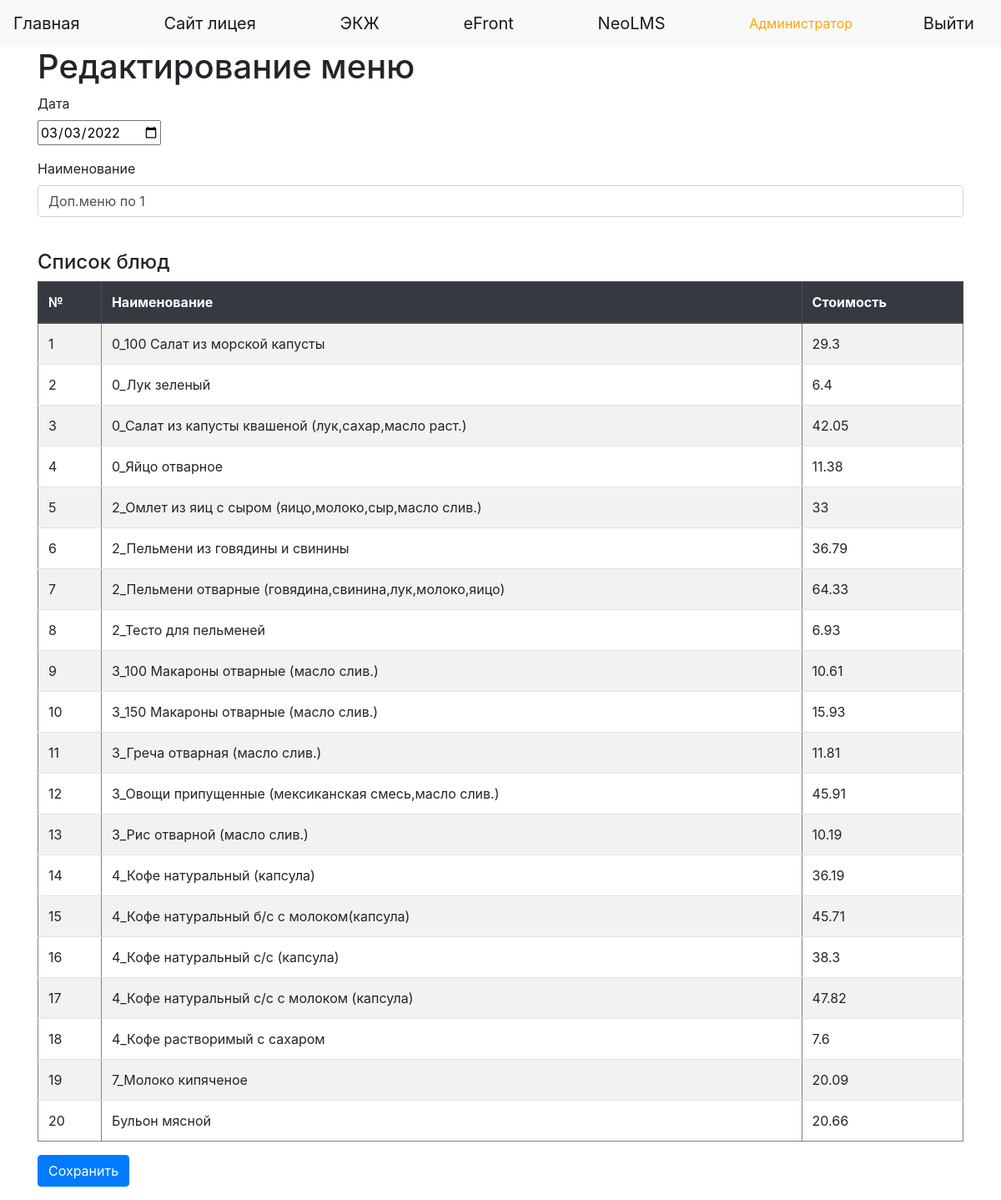
The app's page /menu/879 (signed in) with its own data.
### data/users.py (models this page shows, shortened)
class User(SqlAlchemyBase, UserMixin):
    __tablename__ = 'users'
    id = sqlalchemy.Column(sqlalchemy.Integer, primary_key=True, autoincrement=True)
    name = sqlalchemy.Column(sqlalchemy.String, nullable=True)
    kode_1c = sqlalchemy.Column(sqlalchemy.String, nullable=True)
    id_1c = sqlalchemy.Column(sqlalchemy.String, nullable=True)
    card_number = sqlalchemy.Column(sqlalchemy.Integer, nullable=True)
    login = sqlalchemy.Column(sqlalchemy.String, index=True, unique=True, nullable=True)
    hashed_password = sqlalchemy.Column(sqlalchemy.String, nullable=True)
    created_date = sqlalchemy.Column(sqlalchemy.DateTime, default=datetime.datetime.now)
    level = sqlalchemy.Column(sqlalchemy.Integer, nullable=True)
    group_id = sqlalchemy.Column(sqlalchemy.Integer, sqlalchemy.ForeignKey("groups.id"))
    will_eat = sqlalchemy.Column(sqlalchemy.Boolean, default=False)
    group = orm.relation('Group')
    orders = orm.relation("Order", back_populates='user')

### data/menus.py (models this page shows)
class Menu(SqlAlchemyBase):
    __tablename__ = 'menus'
    id = sqlalchemy.Column(sqlalchemy.Integer, primary_key=True, autoincrement=True)
    name = sqlalchemy.Column(sqlalchemy.Integer, nullable=True)
    date = sqlalchemy.Column(sqlalchemy.Date, nullable=True)
    dishes = sqlalchemy.Column(sqlalchemy.String, nullable=False, default='[]')

### data/dishes.py (models this page shows)
class Dish(SqlAlchemyBase):
    __tablename__ = 'dishes'
    id = sqlalchemy.Column(sqlalchemy.Integer, primary_key=True, autoincrement=True)
    code = sqlalchemy.Column(sqlalchemy.String, nullable=True)
    name = sqlalchemy.Column(sqlalchemy.String, nullable=True)
    cost = sqlalchemy.Column(sqlalchemy.String, nullable=True)
    id_1c = sqlalchemy.Column(sqlalchemy.String, nullable=True)

### main_auth.py (the view, shortened to what this page needs)
@app.route('/menu/<int:id>', methods=['GET', 'POST'])
@login_required
def edit_menu(id):
    if not current_user.is_authenticated:
        return redirect('/login')
    form = MenuForm()
    session = db_session.create_session()
    if request.method == "GET":
        menu = session.query(Menu).filter(Menu.id == id).first()
        if menu:
            form.date.data = menu.date
            form.name.data = menu.name
            dishes_cods = json.loads(menu.dishes)
            dishes = []
            for kod in dishes_cods:
                dish = session.query(Dish).filter(Dish.id == int(kod)).first()
                if dish:
                    dishes.append(dish)
            dishes.sort(key=lambda x: x.name)
        else:
            abort(404)
    return render_template('menu.html', title='Редактирование меню', form=form, dishes=dishes, menu=menu)

### data/menus.py
class MenuForm(FlaskForm):
    name = StringField('Наименование', validators=[DataRequired()])
    date = DateField('Дата', validators=[DataRequired()])
    submit_edit = SubmitField('Сохранить')

### data/db_session.py (called while the page is built)
def create_session() -> Session:
    global __factory
    return __factory()

### main_auth.py (called while the page is built)
@login_manager.user_loader
def load_user(user_id):
    session = db_session.create_session()
    return session.query(User).get(user_id)

### templates/menu.html (shortened to what this page needs)
{% extends "base.html" %}
{% block content %}
<form action="" method="post" novalidate>
{% if current_user.is_authenticated %}
      {% if current_user.level > 1 %}
    <h1>Редактирование меню</h1>
        <p>
        {{ form.date.label }}<br>
        {{ form.date(class="datetime") }}<br>
    </p>
    <p>
        {{ form.name.label }}<br>
        {{ form.name(class="form-control") }}<br>
    </p>
    {% endif %}
<h4>Список блюд</h4>
<table class="table table-striped" border=1>
        <thead class="thead-dark">
        <tr>
             <th>№</th>
             <th>Наименование</th>
             <th>Стоимость</th>
        </tr>
        </thead>
{% for dish in dishes%}
 <tr>
     <td> {{loop.index}}</td>
     <td>{{dish.name}}</td>
     <td>{{dish.cost}} </td>
  </tr>
{% endfor %}
</table>
    {% if current_user.level > 1 %}
<p>{{ form.submit_edit(type="submit", class="btn btn-primary") }}</p>
{% endif %}
{% endif %}
</form>
{% endblock %}

### templates/base.html (shortened to what this page needs)
<!DOCTYPE html>
<html lang="en"><head><meta http-equiv="Content-Type" content="text/html; charset=UTF-8">
    <link rel="stylesheet" href="https://stackpath.bootstrapcdn.com/bootstrap/4.4.1/css/bootstrap.min.css">
</head>
  <body>
    <header>
      <nav class="navbar navbar-light bg-light">
         <a class="navbar-brand" href="/index">Главная</a>
        <a class="navbar-brand" href="..." target="_blank">Сайт лицея</a>
        <a class="navbar-brand" href="..." target="_blank">ЭКЖ</a>
        <a class="navbar-brand" href="..." target="_blank">eFront</a>
         <a class="navbar-brand" href="..." target="_blank">NeoLMS</a>
          {% if current_user.is_authenticated %}
            <font color="orange"> {{ current_user.name }}</font>
            <a class="navbar-brand" href="/logout">Выйти</a>
        {% else %}
            <p>
             <a class="btn btn-success" href="/login">Войти</a>
            </p>
        {% endif %}
      </nav>
    </header>
    <main role="main" class="container">
        {% block content %}{% endblock %}
    </main>
</body></html>

### records on screen
User: name "Администратор"
Menu: date "03/03/2022", name "Доп.меню по 1"
Dish: name "0_100 Салат из морской капусты", cost "29.3"
Dish: name "0_Салат из капусты квашеной (лук,сахар,масло раст.)", cost "42.05"
Dish: name "0_Яйцо отварное", cost "11.38"
Dish: name "2_Омлет из яиц с сыром (яицо,молоко,сыр,масло слив.)", cost "33"
Dish: name "2_Пельмени из говядины и свинины", cost "36.79"
Dish: name "2_Пельмени отварные (говядина,свинина,лук,молоко,яицо)", cost "64.33"
Dish: name "2_Тесто для пельменей", cost "6.93"
Dish: name "3_100 Макароны отварные (масло слив.)", cost "10.61"
Dish: name "3_150 Макароны отварные (масло слив.)", cost "15.93"
Dish: name "3_Греча отварная (масло слив.)", cost "11.81"
Dish: name "3_Овощи припущенные (мексиканская смесь,масло слив.)", cost "45.91"
Dish: name "3_Рис отварной (масло слив.)", cost "10.19"
Dish: name "4_Кофе натуральный (капсула)", cost "36.19"
Dish: name "4_Кофе натуральный б/с с молоком(капсула)", cost "45.71"
Dish: name "4_Кофе натуральный с/с (капсула)", cost "38.3"
Dish: name "4_Кофе натуральный с/с с молоком (капсула)", cost "47.82"
Dish: name "4_Кофе растворимый с сахаром", cost "7.6"
Dish: name "7_Молоко кипяченое", cost "20.09"

### other values on screen
{{ dish.name }} "0_Лук зеленый" "Бульон мясной"
{{ dish.cost }} "6.4" "20.66"
